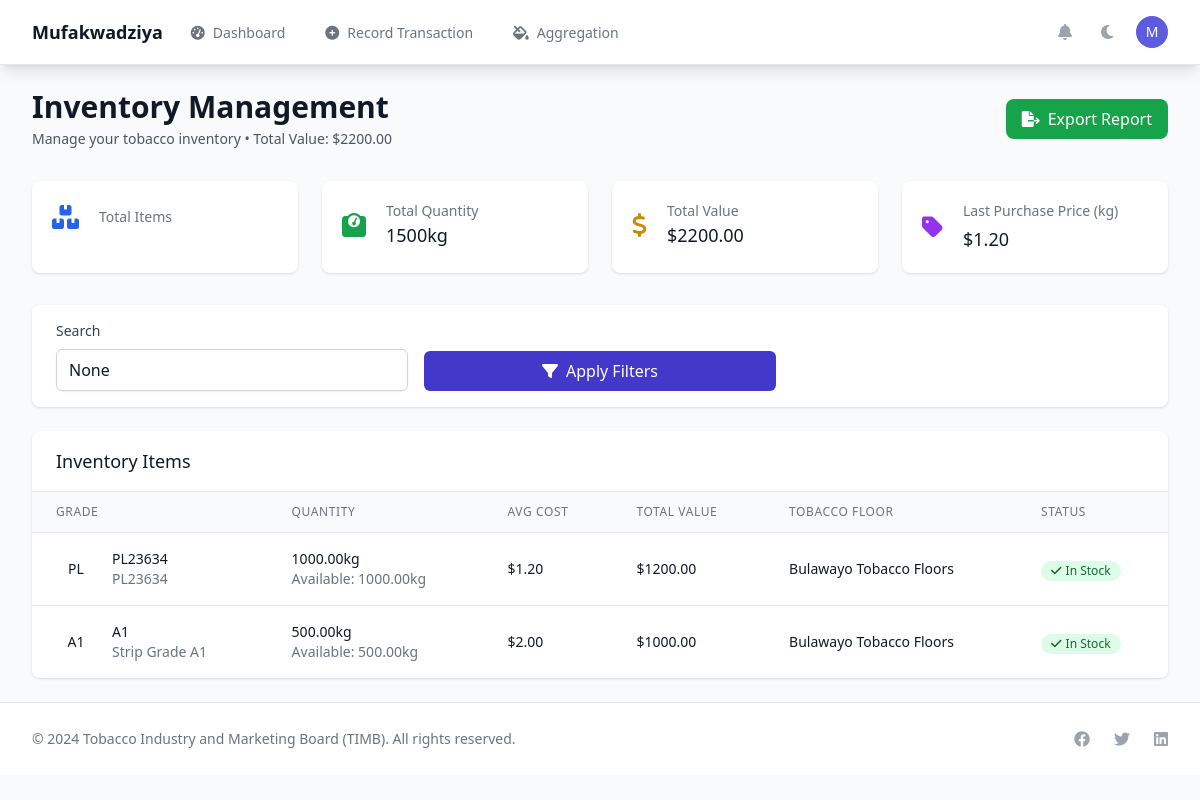
Before: /merchant/ (signed in) with the older database file.
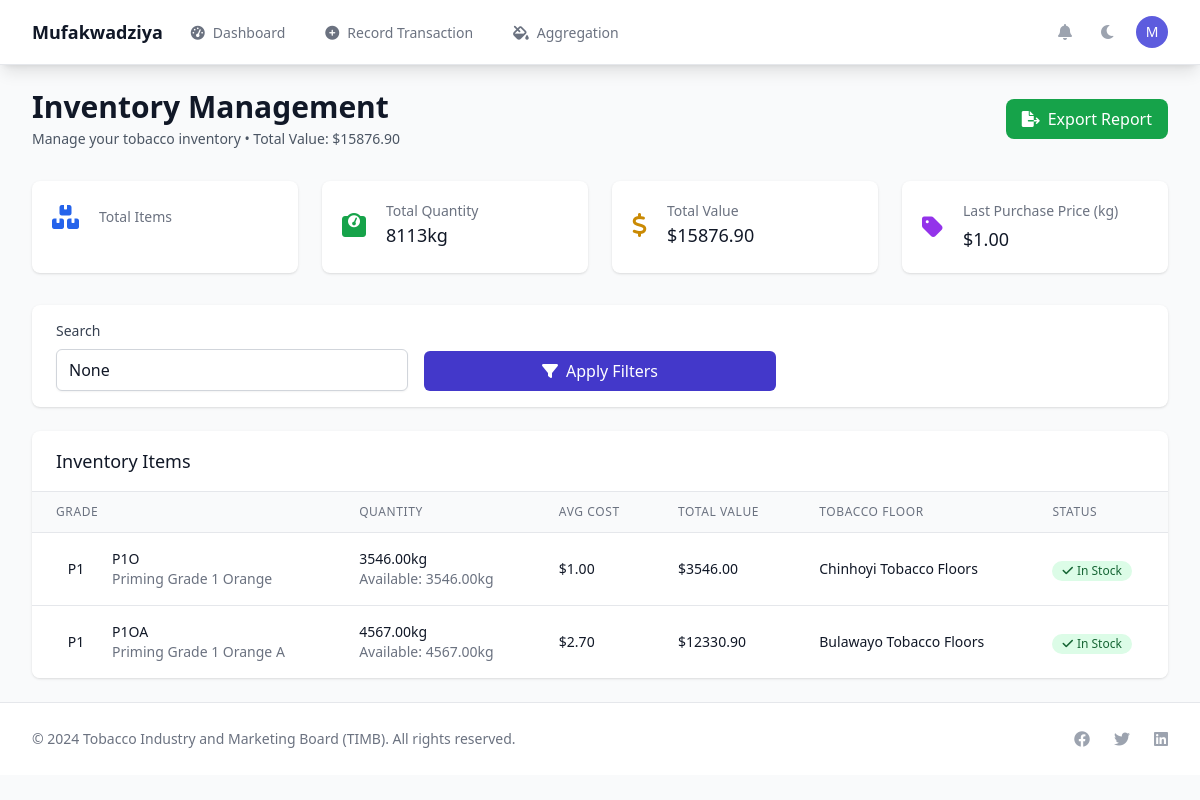
After: the same page with the newer database file.
### merchant_app/models.py (models this page shows, shortened)
class MerchantInventory(models.Model):
    merchant = models.ForeignKey(Merchant, on_delete=models.CASCADE, related_name='inventory')
    grade = models.ForeignKey(TobaccoGrade, on_delete=models.CASCADE)
    quantity = models.DecimalField(max_digits=10, decimal_places=2, default=0)
    reserved_quantity = models.DecimalField(max_digits=10, decimal_places=2, default=0)
    average_cost = models.DecimalField(max_digits=8, decimal_places=2)
    quality_grade = models.CharField(max_length=20, blank=True)
    moisture_content = models.DecimalField(max_digits=5, decimal_places=2, blank=True, null=True)
    origin_location = models.CharField(max_length=100, blank=True)
    harvest_season = models.CharField(max_length=20, blank=True)
    batch_number = models.CharField(max_length=50, blank=True)
    storage_location = models.CharField(max_length=100, blank=True)
    storage_conditions = models.JSONField(default=dict, blank=True)
    warehouse_section = models.CharField(max_length=50, blank=True)
    minimum_threshold = models.DecimalField(max_digits=10, decimal_places=2, default=100)
    reorder_point = models.DecimalField(max_digits=10, decimal_places=2, default=200)
    maximum_capacity = models.DecimalField(max_digits=10, decimal_places=2, blank=True, null=True)
    last_purchase_date = models.DateTimeField(blank=True, null=True)
    expiry_date = models.DateField(blank=True, null=True)
    last_movement_date = models.DateTimeField(auto_now=True)
    last_updated = models.DateTimeField(auto_now=True)
    class Meta:
        unique_together = ['merchant', 'grade', 'batch_number']
        verbose_name = 'Merchant Inventory'
        verbose_name_plural = 'Merchant Inventories'
    @property
    def available_quantity(self):
        return self.quantity - self.reserved_quantity
    @property
    def total_value(self):
        return self.quantity * self.average_cost
    @property
    def is_low_stock(self):
        return self.available_quantity <= self.minimum_threshold

### timb_dashboard/models.py (models this page shows, shortened)
class TobaccoGrade(models.Model):
    GRADE_CATEGORIES = [
        ('PRIMING', 'Priming Grades (P)'),
        ('LUG', 'Lug Grades (X)'),
        ('LEAF', 'Leaf Grades (L)'),
        ('TIP', 'Tip Grades (T)'),
        ('STRIP', 'Strip Grades (A)'),
        ('CUTTER', 'Cutter Grades (C)'),
        ('SMOKING', 'Smoking Grades (H)'),
        ('SCRAP', 'Scrap Grades (B)'),
        ('LOOSE_LEAF', 'Loose Leaf'),
        ('REJECTION', 'Rejection Codes'),
        ('DEFECT', 'Defect Codes'),
    ]
    QUALITY_LEVELS = [
        (1, 'Grade 1 - Premium'),
        (2, 'Grade 2 - High Quality'),
        (3, 'Grade 3 - Good Quality'),
        (4, 'Grade 4 - Standard'),
        (5, 'Grade 5 - Basic'),
    ]
    grade_code = models.CharField(max_length=20, unique=True, db_index=True)
    grade_name = models.CharField(max_length=200)
    category = models.CharField(max_length=20, choices=GRADE_CATEGORIES, db_index=True)
    quality_level = models.IntegerField(choices=QUALITY_LEVELS, null=True, blank=True)
    base_price = models.DecimalField(max_digits=10, decimal_places=2, default=0)
    minimum_price = models.DecimalField(max_digits=10, decimal_places=2, default=0)
    maximum_price = models.DecimalField(max_digits=10, decimal_places=2, default=0)
    description = models.TextField(blank=True)
    specifications = models.JSONField(default=dict, blank=True)
    is_active = models.BooleanField(default=True)
    is_tradeable = models.BooleanField(default=True)
    created_at = models.DateTimeField(default=timezone.now)
    updated_at = models.DateTimeField(auto_now=True)
    class Meta:
        db_table = 'timb_tobacco_grades'
        ordering = ['category', 'quality_level', 'grade_code']
        indexes = [
            models.Index(fields=['category', 'quality_level']),
            models.Index(fields=['grade_code']),
            models.Index(fields=['is_active', 'is_tradeable']),
        ]

### merchant_app/views.py (the view)
# urls.py: path('', views.inventory_management, name='merchant_dashboard'),
@login_required
def inventory_management(request):
    merchant = getattr(request.user, 'merchant_profile', None)
    if merchant:
        last_floor_subquery = (
            Transaction.objects
            .filter(buyer=request.user, grade=OuterRef('grade'))
            .order_by('-timestamp')
            .values('floor__name')[:1]
        )
        last_price_subquery = (
            Transaction.objects
            .filter(buyer=request.user, grade=OuterRef('grade'), status='COMPLETED')
            .order_by('-timestamp')
            .values('price_per_kg')[:1]
        )
        inventory = (
            MerchantInventory.objects
            .filter(merchant=merchant)
            .select_related('grade')
            .annotate(tobacco_floor=Subquery(last_floor_subquery), last_price_per_kg=Subquery(last_price_subquery))
            .order_by('-last_updated')
        )
    else:
        inventory = MerchantInventory.objects.none()
    category_filter = None
    search_query = request.GET.get('search')
    if search_query:
        inventory = inventory.filter(
            Q(grade__grade_name__icontains=search_query) |
            Q(grade__grade_code__icontains=search_query) |
            Q(storage_location__icontains=search_query)
        )
    total_value = sum(item.total_value for item in inventory)
    total_quantity = sum(item.quantity for item in inventory)
    last_purchase_price_per_kg = (
        Transaction.objects
        .filter(buyer=request.user, status='COMPLETED')
        .order_by('-timestamp')
        .values_list('price_per_kg', flat=True)
        .first()
    )
    last_average_cost = (
        MerchantInventory.objects
        .filter(merchant=merchant)
        .order_by('-last_updated')
        .values_list('average_cost', flat=True)
        .first()
    )
    low_stock_items = inventory.filter(quantity__lte=F('minimum_threshold'))
    paginator = Paginator(inventory, 20)
    page_number = request.GET.get('page')
    inventory_page = paginator.get_page(page_number)
    context = {
        'merchant': merchant,
        'inventory': inventory_page,
        'total_value': total_value,
        'total_quantity': total_quantity,
        'low_stock_items': low_stock_items,
        'grade_categories': TobaccoGrade.GRADE_CATEGORIES,
        'search_query': search_query,
        'category_filter': category_filter,
        'last_purchase_price_per_kg': last_purchase_price_per_kg,
        'last_average_cost': last_average_cost,
    }
    return render(request, 'merchant_app/inventory.html', context)

### authentication/models.py (called while the page is built)
    def get_user_type(self):
        if self.is_superuser:
            return "Administrator"
        elif self.is_timb_staff:
            return "TIMB Staff"
        elif self.is_merchant:
            return "Merchant"
        else:
            return "User"

### utils/context_processors.py (called while the page is built)
def global_context(request):
    return {
        'TIMB_SETTINGS': getattr(settings, 'TIMB_SETTINGS', {}),
        'current_time': timezone.now(),
        'system_name': 'TIMB Trading System',
        'system_version': '1.0.0',
    }

### templates/merchant_app/inventory.html (shortened to what the changed rows need)
{% extends 'base.html' %}
{% block content %}
<div class="max-w-7xl mx-auto py-6 sm:px-6 lg:px-8">
    <div class="mb-8">
        <div class="flex justify-between items-center">
            <div>
                <h1 class="text-3xl font-bold text-gray-900 dark:text-white">Inventory Management</h1>
                <p class="mt-1 text-sm text-gray-600 dark:text-gray-400">
                    Manage your tobacco inventory • Total Value: ${{ total_value|floatformat:2 }}
                </p>
            </div>
        </div>
    </div>
    <div class="grid grid-cols-1 md:grid-cols-4 gap-6 mb-8">
        <div class="bg-white dark:bg-gray-800 overflow-hidden shadow rounded-lg">
            <div class="p-5">
                <div class="flex items-center">
                    <div class="ml-5 w-0 flex-1">
                        <dl>
                            <dt class="text-sm font-medium text-gray-500 dark:text-gray-400 truncate">Total Quantity</dt>
                            <dd class="text-lg font-medium text-gray-900 dark:text-white">{{ total_quantity|floatformat:0 }}kg</dd>
                        </dl>
                    </div>
                </div>
            </div>
        </div>
        <div class="bg-white dark:bg-gray-800 overflow-hidden shadow rounded-lg">
            <div class="p-5">
                <div class="flex items-center">
                    <div class="ml-5 w-0 flex-1">
                        <dl>
                            <dt class="text-sm font-medium text-gray-500 dark:text-gray-400 truncate">Total Value</dt>
                            <dd class="text-lg font-medium text-gray-900 dark:text-white">${{ total_value|floatformat:2 }}</dd>
                        </dl>
                    </div>
                </div>
            </div>
        </div>
        <div class="bg-white dark:bg-gray-800 overflow-hidden shadow rounded-lg">
            <div class="p-5">
                <div class="flex items-center">
                    <div class="ml-5 w-0 flex-1">
                        <dl>
                            <dt class="text-sm font-medium text-gray-500 dark:text-gray-400 truncate">Last Purchase Price (kg)</dt>
                            {% if last_average_cost %}
                                <dd class="text-lg font-medium text-gray-900 dark:text-white mt-1">${{ last_average_cost|floatformat:2 }}</dd>
                            {% endif %}
                        </dl>
                    </div>
                </div>
            </div>
        </div>
    </div>
    <div class="bg-white dark:bg-gray-800 shadow rounded-lg overflow-hidden">
        <div class="overflow-x-auto">
            <table class="min-w-full divide-y divide-gray-200 dark:divide-gray-700">
                <thead class="bg-gray-50 dark:bg-gray-700">
                    <tr>
                        <th class="px-6 py-3 text-left text-xs font-medium text-gray-500 dark:text-gray-300 uppercase tracking-wider">
                            Grade
                        </th>
                        <th class="px-6 py-3 text-left text-xs font-medium text-gray-500 dark:text-gray-300 uppercase tracking-wider">
                            Quantity
                        </th>
                        <th class="px-6 py-3 text-left text-xs font-medium text-gray-500 dark:text-gray-300 uppercase tracking-wider">
                            Avg Cost
                        </th>
                        <th class="px-6 py-3 text-left text-xs font-medium text-gray-500 dark:text-gray-300 uppercase tracking-wider">
                            Total Value
                        </th>
                        <th class="px-6 py-3 text-left text-xs font-medium text-gray-500 dark:text-gray-300 uppercase tracking-wider">
                            Tobacco Floor
                        </th>
                        <th class="px-6 py-3 text-left text-xs font-medium text-gray-500 dark:text-gray-300 uppercase tracking-wider">
                            Status
                        </th>
                    </tr>
                </thead>
                <tbody class="bg-white dark:bg-gray-800 divide-y divide-gray-200 dark:divide-gray-700" id="inventory-tbody">
                    {% for item in inventory %}
                    <tr class="hover:bg-gray-50 dark:hover:bg-gray-700">
                        <td class="px-6 py-4 whitespace-nowrap">
                            <div class="flex items-center">
                                <div class="flex-shrink-0 h-10 w-10">
                                    <div class="h-10 w-10 rounded-full bg-primary-100 flex items-center justify-center">
                                        <span class="text-sm font-medium text-primary-800">{{ item.grade.grade_code|slice:":2" }}</span>
                                    </div>
                                </div>
                                <div class="ml-4">
                                    <div class="text-sm font-medium text-gray-900 dark:text-white">{{ item.grade.grade_code }}</div>
                                    <div class="text-sm text-gray-500 dark:text-gray-400">{{ item.grade.grade_name }}</div>
                                </div>
                            </div>
                        </td>
                        <td class="px-6 py-4 whitespace-nowrap">
                            <div class="text-sm text-gray-900 dark:text-white">{{ item.quantity|floatformat:2 }}kg</div>
                            <div class="text-sm text-gray-500 dark:text-gray-400">Available: {{ item.available_quantity|floatformat:2 }}kg</div>
                        </td>
                        <td class="px-6 py-4 whitespace-nowrap">
                            <div class="text-sm text-gray-900 dark:text-white">${{ item.average_cost|floatformat:2 }}</div>
                        </td>
                        <td class="px-6 py-4 whitespace-nowrap">
                            <div class="text-sm font-medium text-gray-900 dark:text-white">${{ item.total_value|floatformat:2 }}</div>
                        </td>
                        <td class="px-6 py-4 whitespace-nowrap">
                            <div class="text-sm text-gray-900 dark:text-white">{{ item.tobacco_floor|default:item.storage_location|default:"Main Warehouse" }}</div>
                        </td>
                        <td class="px-6 py-4 whitespace-nowrap">
                            {% if item.is_low_stock %}
                                <span class="inline-flex items-center px-2.5 py-0.5 rounded-full text-xs font-medium bg-red-100 text-red-800">
                                    <i class="fas fa-exclamation-triangle mr-1"></i>Low Stock
                                </span>
                            {% elif item.available_quantity == 0 %}
                                <span class="inline-flex items-center px-2.5 py-0.5 rounded-full text-xs font-medium bg-gray-100 text-gray-800">
                                    Out of Stock
                                </span>
                            {% else %}
                                <span class="inline-flex items-center px-2.5 py-0.5 rounded-full text-xs font-medium bg-green-100 text-green-800">
                                    <i class="fas fa-check mr-1"></i>In Stock
                                </span>
                            {% endif %}
                        </td>
                    </tr>
                    {% endfor %}
                </tbody>
            </table>
        </div>
    </div>
</div>
{% endblock %}

Changed rows visible on the page:
removed MerchantInventory: grade.grade_code "PL", grade.grade_code "PL23634", grade.grade_name "PL23634", quantity "1000.00", available_quantity "1000.00", average_cost "1.20", total_value "1200.00", tobacco_floor "Bulawayo Tobacco Floors", minimum_threshold 100 (drawn)
removed MerchantInventory: grade.grade_code "A1", grade.grade_name "Strip Grade A1", quantity "500.00", available_quantity "500.00", average_cost "2.00", total_value "1000.00", tobacco_floor "Bulawayo Tobacco Floors", minimum_threshold 100 (drawn)
added MerchantInventory: grade.grade_code "P1", grade.grade_code "P1O", grade.grade_name "Priming Grade 1 Orange", quantity "3546.00", available_quantity "3546.00", average_cost "1.00", total_value "3546.00", tobacco_floor "Chinhoyi Tobacco Floors", minimum_threshold 100 (drawn)
added MerchantInventory: grade.grade_code "P1", grade.grade_code "P1OA", grade.grade_name "Priming Grade 1 Orange A", quantity "4567.00", available_quantity "4567.00", average_cost "2.70", total_value "12330.90", tobacco_floor "Bulawayo Tobacco Floors", minimum_threshold 100 (drawn)
Other visible differences:
{{ total_value|floatformat:2 }}: "2200.00" → "15876.90"
{{ total_quantity|floatformat:0 }}: "1500" → "8113"
{{ last_average_cost|floatformat:2 }}: "1.20" → "1.00"
